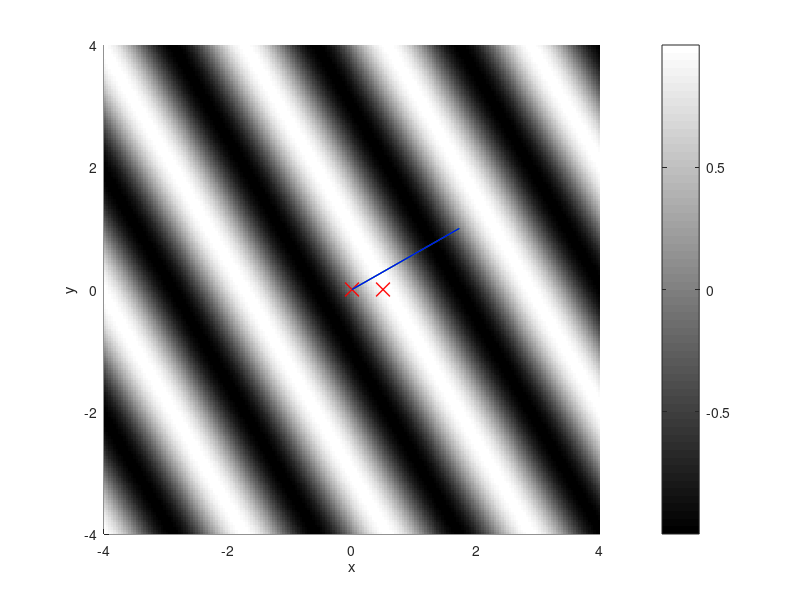

Source code (MATLAB):
% https://github.com/Techniex/OctaveScripts/blob/master/dataVis/heatMapExample.m

%This script draws heatmap using imagesc.
%Heatmap function is not yet implemented in Octave.

clear all;
close all;
clc;

interval = 4;
res = 500;

phase = 0
% phase = 2*pi*rand()
DoA = deg2rad(30);

lambda = 2;
d = lambda/4

o = ones(1,res);
x = linspace(-10,10,res); % 1-by-100
y = linspace(-10,10,res)'; % 1-by-100

function res = signal(X, Y, ANG, PHASE, LAMBDA)
	res = sin((2*pi/LAMBDA)*(sin(ANG)*Y+cos(ANG)*X+PHASE));
endfunction

z = signal(x, y, DoA, phase, lambda); % 100-by-100
fig = figure();

array = [0 d];


A1_sig = signal(0, 0, DoA, phase, lambda)
A2_sig = signal(d, 0, DoA, phase, lambda)

A1_phi = asin(A1_sig)
A2_phi = asin(A2_sig)

delta_phi = abs(A1_phi - A2_phi)
r = delta_phi * lambda/(2*pi)

angle_of_arrival = acos(r/d);

printf("angle_of_arrival = %.3f\n",rad2deg(angle_of_arrival));



arrow_x = lambda*cos(angle_of_arrival);
arrow_y = lambda*sin(angle_of_arrival);

DoA_x = lambda*cos(DoA);
DoA_y = lambda*sin(DoA);



hold on;
imagesc(x,y,z);
plot(array, zeros(1,length(array)),"xr", "linewidth", 1, "markersize", 10)
plot([0 arrow_x], [0 arrow_y],"-g", "linewidth", 1, "markersize", 10)
plot([0 DoA_x], [0 DoA_y],"-b", "linewidth", 1, "markersize", 10)
axis([-interval interval -interval interval])
% colormap("jet");
colormap("gray");
xlabel("x");
ylabel("y");
colorbar();
hold off;
% saveas(fig, 'heatplot.png');
% savefig (fig, 'heatplot.fig', "compact");


